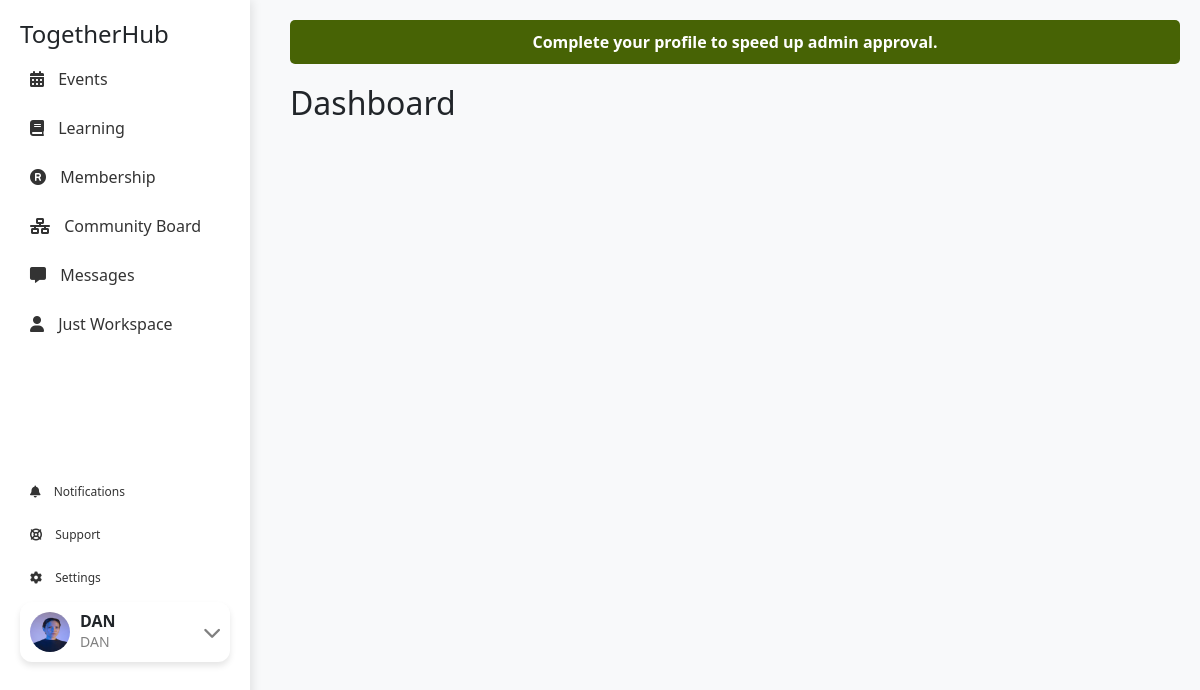
Before: /dashboard/ (signed in) with the older database file.
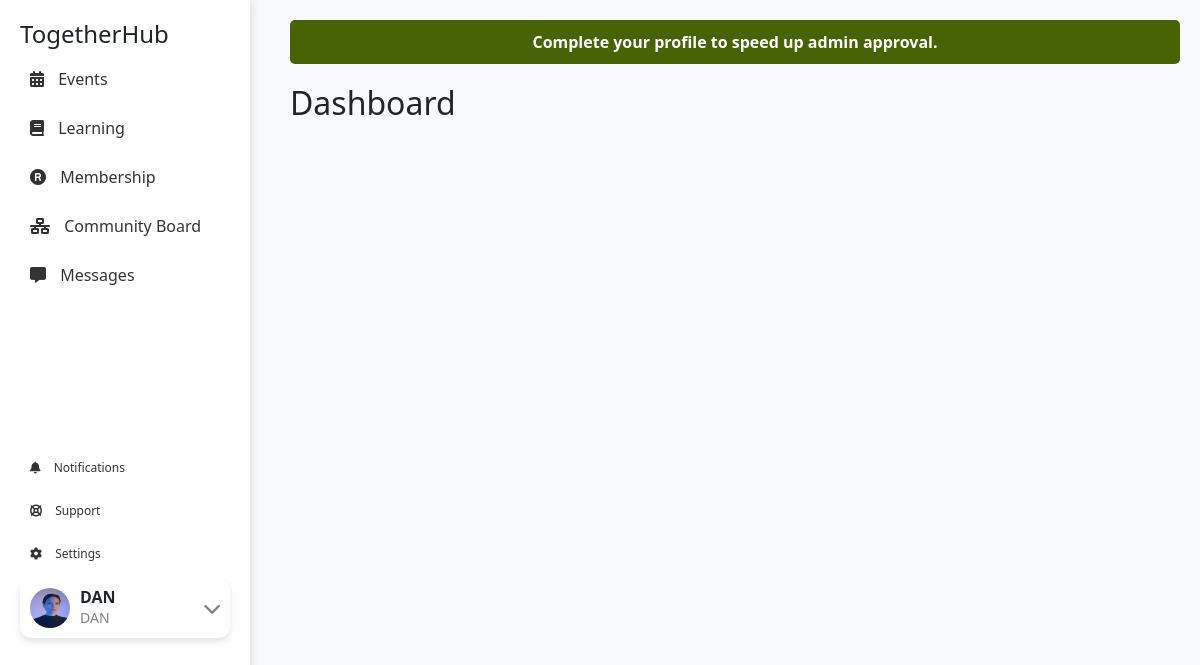
After: the same page with the newer database file.
### DashboardApp/views.py (the view)
# urls.py: path('', dashboard, name='dashboard'),
@login_required
def dashboard(request):
    return render(request, 'dashboard.html')

### DashboardApp/templates/dashboard.html (shortened to what this page needs)
{% extends "components/DashboardLayout.html" %}
{% load static %}

### DashboardApp/templates/components/DashboardLayout.html (shortened to what this page needs)
{% load static %}
<!DOCTYPE html>
<html lang="en">
<head>
    <link href="https://cdn.jsdelivr.net/npm/bootstrap@5.3.2/dist/css/bootstrap.min.css" rel="stylesheet">
    <link rel="stylesheet" href="https://cdnjs.cloudflare.com/ajax/libs/font-awesome/6.0.0/css/all.min.css">
</head>
<body>
    <div class="sidebar">
        <div class="sidebar-top">
            <h4>TogetherHub</h4>
            {% if request.user.membership != "admin" %}
            <a href="#"><i class="fa-solid fa-calendar-days"></i> Events </a>
            <a href="#"><i class="fa-solid fa-book"></i> Learning</a>
            <a href="#"><i class="fa-solid fa-registered"></i> Membership</a>
            <a href="#"><i class="fa-solid fa-network-wired"></i> Community Board </a>
            <a href="#"><i class="fa-solid fa-message"></i> Messages</a>
            {% endif %}
            {% if request.user.membership == "workspace" %}
                <a href="#"><i class="fa-solid fa-user"></i> Just Workspace</a>
            {% endif %}
        </div>
        <div class="sidebar-bottom">
            <a href="#"><i class="fa-solid fa-bell"></i> Notifications</a>
            <a href="#"><i class="fa-solid fa-life-ring"></i> Support</a>
            <a href="#"><i class="fa-solid fa-cog"></i> Settings</a>
            <div class="dropdown w-100">
                <div class="account-dropdown" data-bs-toggle="dropdown" aria-expanded="false">
                    <img src="{% static 'images/Avatar1.jpg' %}" alt="User Avatar">
                    <div class="user-info">
                        <h6> {% if user.firstname %}
                            {{ user.firstname }}
                        {% else %}
                           -
                        {% endif %}</h6>
                        <p>{{ user.firstname|default:user.username }}</p>
                    </div>
                    <i class="fa-solid fa-chevron-down"></i>
                </div>
            </div>
        </div>
    </div>
    <div class="main-content">
        {% if request.user.approvedmember == False %}
        <div class="info-banner">Complete your profile to speed up admin approval.</div>
        {% endif %}
        <h2>
            {% block title %}Dashboard{% endblock %}
        </h2>
     </div>
</body>
</html>

Changed rows visible on the page:
changed CustomUser "DAN": membership "workspace" → "community" (drawn)
Other visible differences:
text no longer shown: "Just Workspace"
